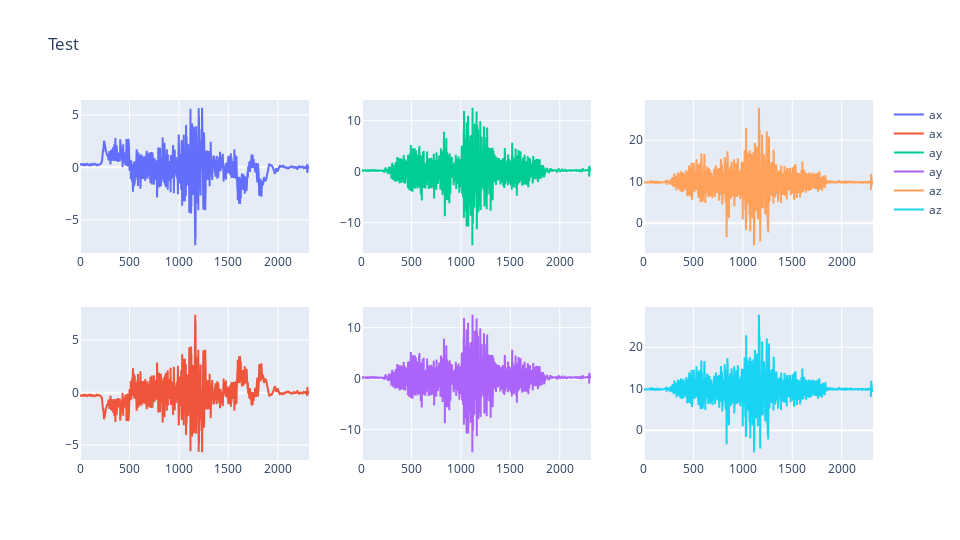

This figure's notebook cell:
### Markdown cell above
## Invert X-axis

### Code cell
reversed_x_data = data.copy()
reversed_x_data["ax"] = reversed_x_data["ax"].apply(lambda x: -x)

fig = comparaisonGraph(data[["ax", "ay", "az"]], reversed_x_data[["ax", "ay", "az"]])
fig.show()

### Figure 1 — Plotly figure (JSON) as saved in the notebook; plotly's stock layout.template omitted (floating-point values rounded to 4 significant figures; data arrays with more than 128 entries replaced by an {"elided": "..."} marker saying what was removed)
{"data": [{"name": "ax", "type": "scatter", "x": {"elided": "2317 int values"}, "xaxis": "x", "y": {"elided": "2317 float values"}, "yaxis": "y"}, {"name": "ax", "type": "scatter", "x": {"elided": "2317 int values"}, "xaxis": "x4", "y": {"elided": "2317 float values"}, "yaxis": "y4"}, {"name": "ay", "type": "scatter", "x": {"elided": "2317 int values"}, "xaxis": "x2", "y": {"elided": "2317 float values"}, "yaxis": "y2"}, {"name": "ay", "type": "scatter", "x": {"elided": "2317 int values"}, "xaxis": "x5", "y": {"elided": "2317 float values"}, "yaxis": "y5"}, {"name": "az", "type": "scatter", "x": {"elided": "2317 int values"}, "xaxis": "x3", "y": {"elided": "2317 float values"}, "yaxis": "y3"}, {"name": "az", "type": "scatter", "x": {"elided": "2317 int values"}, "xaxis": "x6", "y": {"elided": "2317 float values"}, "yaxis": "y6"}], "layout": {"height": 540, "title": {"text": "Test"}, "width": 960, "xaxis": {"anchor": "y", "domain": [0, 0.2889]}, "xaxis2": {"anchor": "y2", "domain": [0.3556, 0.6444]}, "xaxis3": {"anchor": "y3", "domain": [0.7111, 1]}, "xaxis4": {"anchor": "y4", "domain": [0, 0.2889]}, "xaxis5": {"anchor": "y5", "domain": [0.3556, 0.6444]}, "xaxis6": {"anchor": "y6", "domain": [0.7111, 1]}, "yaxis": {"anchor": "x", "domain": [0.575, 1]}, "yaxis2": {"anchor": "x2", "domain": [0.575, 1]}, "yaxis3": {"anchor": "x3", "domain": [0.575, 1]}, "yaxis4": {"anchor": "x4", "domain": [0, 0.425]}, "yaxis5": {"anchor": "x5", "domain": [0, 0.425]}, "yaxis6": {"anchor": "x6", "domain": [0, 0.425]}}}
